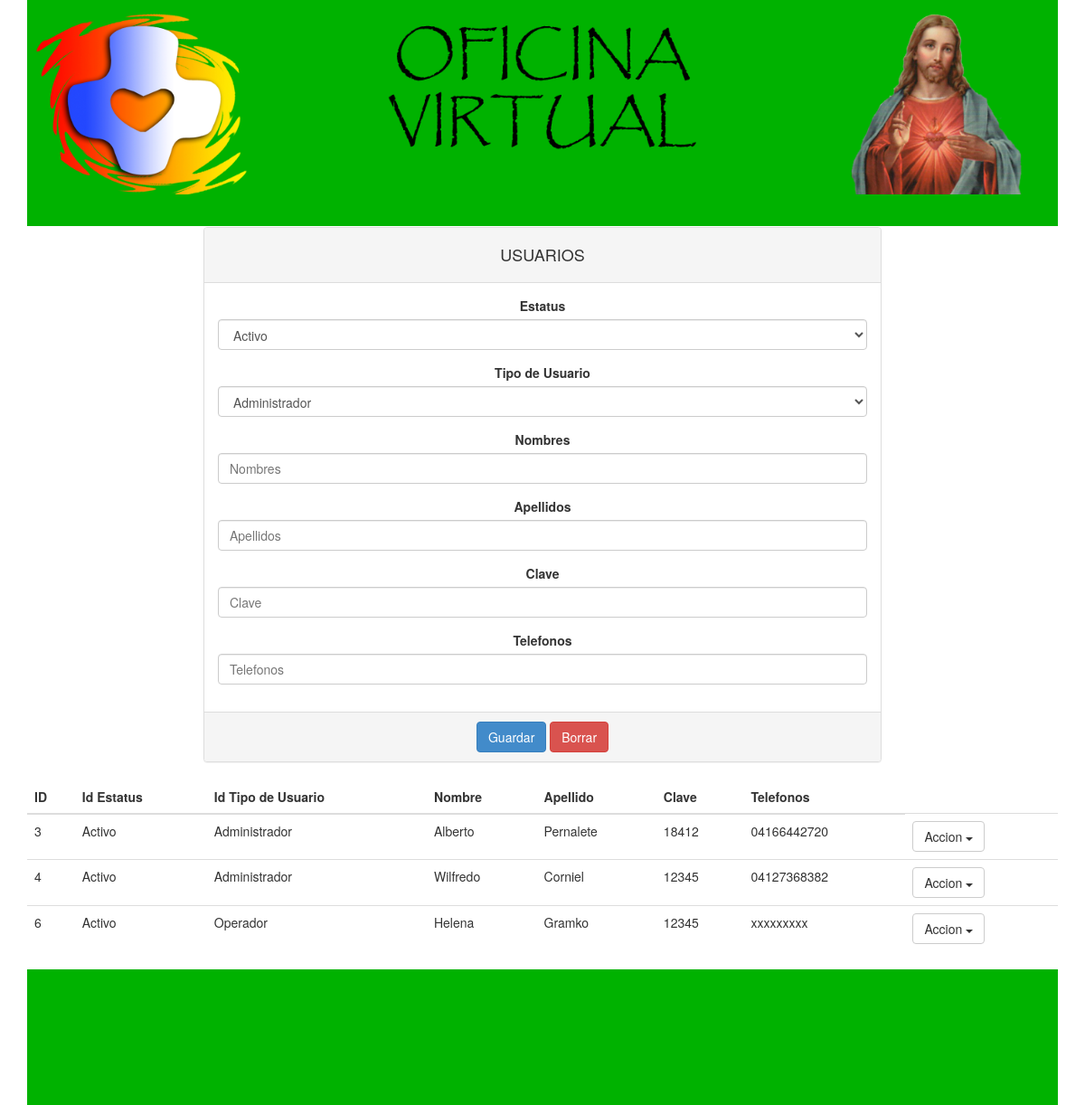
Screenshot of /usuario.php with the database file from the repository.
### tables this page shows
CREATE TABLE IF NOT EXISTS `usuarios` (
  `idusuario` int(11) NOT NULL AUTO_INCREMENT,
  `idestatus` int(11) NOT NULL,
  `idtipodeusuario` int(11) NOT NULL,
  `nombre` varchar(25) NOT NULL,
  `apellido` varchar(25) NOT NULL,
  `clave` varchar(8) NOT NULL,
  `telefonos` varchar(50) NOT NULL,
  PRIMARY KEY (`idusuario`),
  KEY `idtipodeusuario` (`idtipodeusuario`),
  KEY `idestatus` (`idestatus`)
);

CREATE TABLE IF NOT EXISTS `estatus` (
  `idestatus` int(11) NOT NULL AUTO_INCREMENT,
  `nombre` varchar(20) NOT NULL,
  PRIMARY KEY (`idestatus`)
);

CREATE TABLE IF NOT EXISTS `tipodeusuarios` (
  `idtipodeusuario` int(11) NOT NULL AUTO_INCREMENT,
  `idestatus` int(11) NOT NULL,
  `nombre` varchar(20) NOT NULL,
  PRIMARY KEY (`idtipodeusuario`),
  KEY `idestatus` (`idestatus`)
);

### control/usuario/tablausuarios.php (the view, shortened to what this page needs)
<?php
include('control/conect.php');
 $wsql = "SELECT usuarios.idusuario as id, usuarios.nombre as nu, usuarios.apellido as au, clave, telefonos, estatus.nombre as ne, tipodeusuarios.nombre as nt
 FROM usuarios
 inner join estatus on estatus.idestatus=usuarios.idestatus
 inner join tipodeusuarios on tipodeusuarios.idtipodeusuario=usuarios.idtipodeusuario
 ORDER BY usuarios.idusuario";
    $result=mysql_query($wsql,$link);
 while($row=mysql_fetch_array($result)){
?>
 <tr>
  <td><?php echo $row['id'] ?></td>
  <td><?php echo $row['ne'] ?></td>
  <td><?php echo $row['nt'] ?></td>
  <td><?php echo $row['nu'] ?></td>
  <td><?php echo $row['au'] ?></td>
  <td><?php echo $row['clave'] ?></td>
  <td><?php echo $row['telefonos'] ?></td>
  <td>
  <div class="dropdown">
        <button class="btn btn-default dropdown-toggle" type="button" id="menu1" data-toggle="dropdown">Accion
        <span class="caret"></span></button>
      </div>
    </div>
<?php }
?>

### rows the page displays
usuarios: idusuario "3", idestatus.nombre "Activo", idtipodeusuario.nombre "Administrador", nombre "Alberto", apellido "Pernalete", clave "18412", telefonos "04166442720"
usuarios: idusuario "4", idestatus.nombre "Activo", idtipodeusuario.nombre "Administrador", nombre "Wilfredo", apellido "Corniel", clave "12345", telefonos "04127368382"
usuarios: idusuario "6", idestatus.nombre "Activo", idtipodeusuario.nombre "Operador", nombre "Helena", apellido "Gramko", clave "12345", telefonos "xxxxxxxxx"

### other values shown
form field estatus "Activo"
form field tipodeusuario "Administrador"
